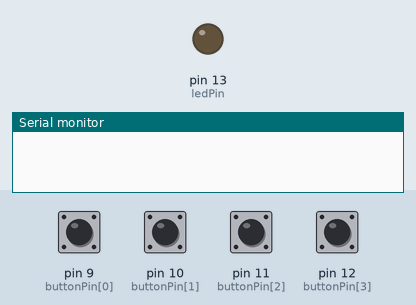
The sketch below on a simulated Arduino Uno, built with avr-gcc and run on an emulated ATmega328P. Parts: output pins drawn as LEDs (lit = HIGH), the last lines printed to the serial monitor. Inputs (shaded band) come from the test bench; at power-on: pin 9 (buttonPin[0]), pin 10 (buttonPin[1]), pin 11 (buttonPin[2]), pin 12 (buttonPin[3]) HIGH.

Above: at 1.2 s.
1.3 s: pin 10 (buttonPin[1]) pulled LOW for 0.15 s
At 1.6 s:
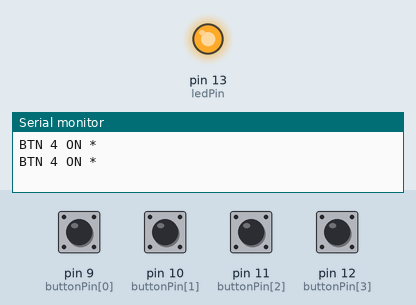
2.9 s: pin 9 (buttonPin[0]) pulled LOW for 0.15 s
At 4.0 s:
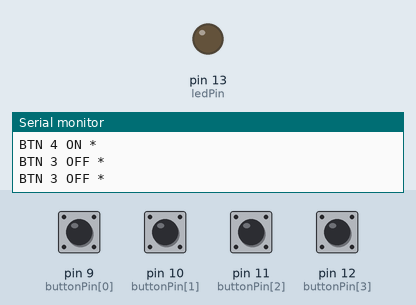
4.5 s: pin 12 (buttonPin[3]) pulled LOW for 0.15 s
At 5.3 s:
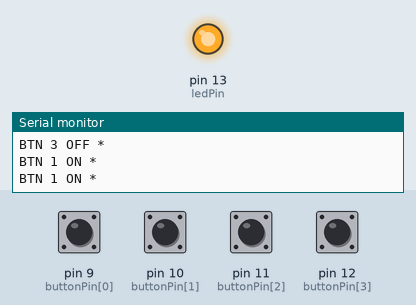
6.1 s: pin 9 (buttonPin[0]) pulled LOW for 1 s
At 6.6 s:
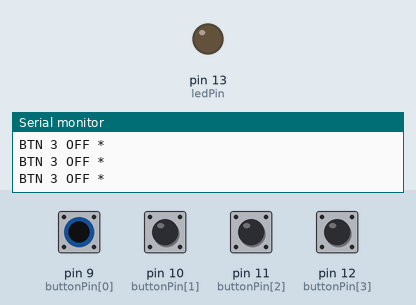
8.6 s: pin 10 (buttonPin[1]) pulled LOW for 1 s
At 9.7 s:
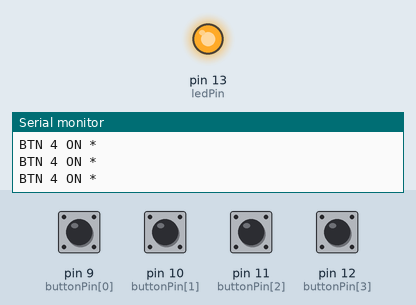
Timing chart, 0 to 11.6 s (numbered marks = the images above; inputs shaded):
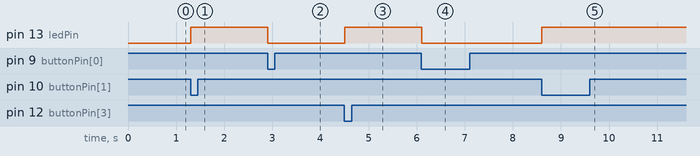

Measured:
- after the input at 1.3 s, pin 13 (ledPin): LOW → HIGH at once
- after the input at 2.9 s, pin 13 (ledPin): HIGH → LOW at once
- after the input at 4.5 s, pin 13 (ledPin): LOW → HIGH at once
- after the input at 6.1 s, pin 13 (ledPin): HIGH → LOW at once
- after the input at 8.6 s, pin 13 (ledPin): LOW → HIGH at once

The sketch:

keypad.ino
```cpp
/*
1x4 Keypad from Adafruit.com (Unofficial Source)
Original Source: Button
Referenced Tutorial on Arduino.com: http://arduino.cc/en/Tutorial/InputPullupSerial
Referenced: http://arduino.cc/en/Reference/pinMode
Turns on and off specified Pin or Prints to Serial Monitor when keys are press
on a 1x4 keypad from Adafruit.com
*/

// constants won't change. They're used here to
// set pin numbers:
const int buttonPin[] = {9,10,11,12};     // the number of the pushbutton pins
const int ledPin =  13;      // the number of the LED pin

// variables will change:
int buttonState = 0;         // variable for reading the pushbutton status

void setup() {
  // initialize the LED pin as an output:
  pinMode(ledPin, OUTPUT);
  // initialize the Serial Monitor @ 9600
  Serial.begin(9600);
  // initialize the keypad pin(s) as an input:
  for(int x=0; x<4; x++)
  {
    pinMode(buttonPin[x], INPUT_PULLUP);
  }
}

void loop(){
  // read the state of the keypad value:
  for(int x=0; x<4; x++)
  {
    //signifying the state of which the button is in by reading the appropriate pin #
    buttonState = digitalRead(buttonPin[x]);

    // check if the pushbutton on the keypad is pressed.
    // if it is, the buttonState is LOW:


	//button 4
    if (buttonState == LOW && buttonPin[x] == 10) {
      // turn LED on:
      Serial.println("BTN 4 ON *");
      digitalWrite(ledPin, HIGH);
    }

  	//button 3
    if (buttonState == LOW && buttonPin[x] == 9) {
      // turn LED off:
      Serial.println("BTN 3 OFF * ");
      digitalWrite(ledPin, LOW);
    }

	//button 1
    if (buttonState == LOW && buttonPin[x] == 12) {
      // turn LED off:
      Serial.println("BTN 1 ON * ");
      digitalWrite(ledPin, HIGH);
    }

	//button 2
    if (buttonState == LOW && buttonPin[x] == 11) {
      // turn LED off:
      Serial.println("BTN 2 OFF * ");
      digitalWrite(ledPin, LOW);
    }

  }
  delay(100);
}
```
